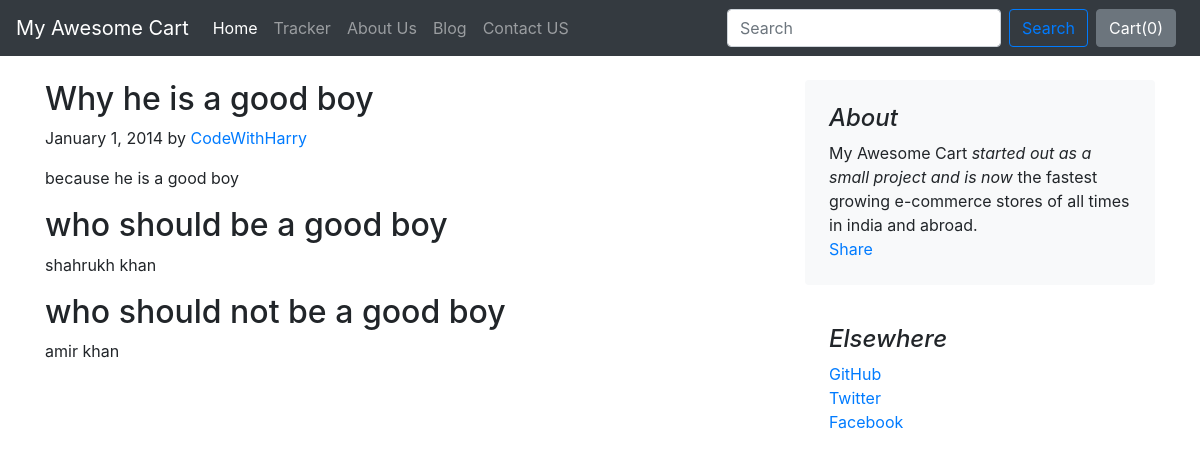
The page /blog/blogpost/1 on the database its author committed.
### blog/models.py (models this page shows, shortened)
class Blogpost(models.Model):
    post_id = models.AutoField(primary_key=True)
    title = models.CharField(max_length=50)
    head0 = models.CharField(max_length=500, default="")
    chead0 = models.CharField(max_length=5000, default="")
    head1 = models.CharField(max_length=500, default="")
    chead1 = models.CharField(max_length=500, default="")
    head2 = models.CharField(max_length=500, default="")
    chead2 = models.CharField(max_length=5000, default="")
    pub_date = models.DateField()
    thumbnail = models.ImageField(upload_to="blog/images", default="")

### blog/views.py (the view)
# urls.py: path("blogpost/<int:postid>", views.blogpost, name="blogPost"),
def blogpost(request, postid):
    post = Blogpost.objects.get(post_id=postid)
    return render(request, 'blog/blogpost.html', {'post': post})

### blog/templates/blog/blogpost.html (shortened to what this page needs)
{% extends 'blog/basic.html' %}
{% block body %}
<div class="container">
    <div class="row mt-4">
        <div class="col-md-8 blog-main">
            <div class="blog-post">
                <h2 class="blog-post-title">{{post.head0}}</h2>
                <p class="blog-post-meta">January 1, 2014 by <a href="#">CodeWithHarry</a></p>
                <p>{{post.chead0}}</p>
                <h2>{{post.head1}}</h2>
                <p>{{post.chead1}}</p>
                <h2>{{post.head2}}</h2>
                <p>{{post.chead2}}</p>
            </div>
        </div>
        <aside class="col-md-4 blog-sidebar">
            <div class="p-4 mb-3 bg-light rounded">
                <h4 class="font-italic">About</h4>
                <p class="mb-0">My Awesome Cart <em>started out as a small project and is now</em> the fastest growing e-commerce stores of all times in india and abroad.</p>
                <div class="fb-share-button" class="my-3" data-href="http://127.0.0.1:8000/blog/blogpost/4" data-layout="button_count" data-size="large"><a target="_blank" href="https://www.facebook.com/sharer/sharer.php?u=http%3A%2F%2F127.0.0.1%3A8000%2Fblog%2Fblogpost%2F4&amp;src=sdkpreparse" class="fb-xfbml-parse-ignore">Share</a></div>
            </div>
            <div class="p-4">
                <h4 class="font-italic">Elsewhere</h4>
                <ol class="list-unstyled">
                    <li><a href="#">GitHub</a></li>
                    <li><a href="#">Twitter</a></li>
                    <li><a href="#">Facebook</a></li>
                </ol>
            </div>
        </aside>
    </div>
</div>
{% endblock %}

### rows shown on the page
Blogpost: head0 "Why he is a good boy", chead0 "because he is a good boy", head1 "who should be a good boy", chead1 "shahrukh khan", head2 "who should not be a good boy", chead2 "amir khan"
